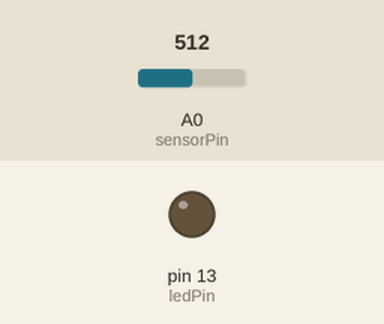
Simulated run of this sketch. Board: Arduino Uno, built with avr-gcc and run on an emulated ATmega328P. On the bench: output pins drawn as LEDs (lit = HIGH). The test bench sets the inputs (shaded band); at power-on: A0 (sensorPin) = 512.

Above: at 1.2 s.
1.3 s: A0 (sensorPin) set to 424
2.8 s: A0 (sensorPin) set to 397
At 3.5 s:
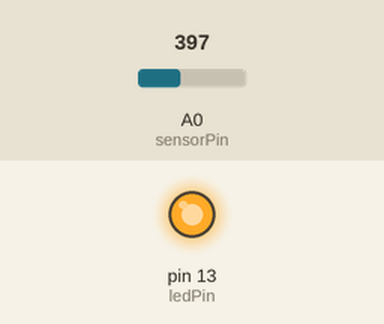
4.3 s: A0 (sensorPin) set to 598
5.8 s: A0 (sensorPin) set to 624
At 7.0 s:
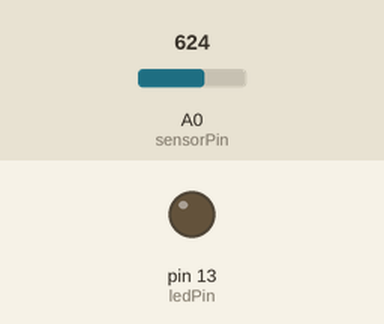
7.3 s: A0 (sensorPin) set to 306
At 8.3 s:
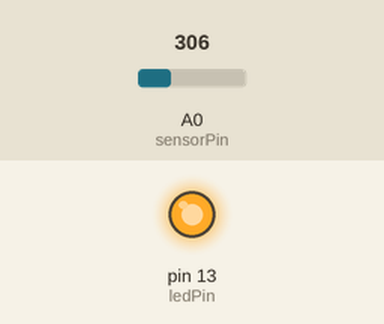
Timing chart, 0 to 9.8 s (numbered marks = the images above; inputs shaded):
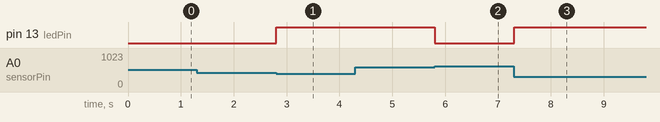

The sketch:

SetPoint.ino
```cpp
#include "SetPoint.h"

int threshold = 511;
int hysteresis = 102;
int sensorPin = 0;
int ledPin = 13;

SetPoint setPoint;

void setup() {
  pinMode(ledPin, OUTPUT);

  setPoint.init(threshold, hysteresis);

  setPoint.attach(RISING_EDGE, onBrightenUp);
  setPoint.attach(FALLING_EDGE, onDarkenUp);
}

void loop() {
  int value = analogRead(sensorPin);
  setPoint.update(value);

  delay(100);
}

void onBrightenUp() {
  digitalWrite(ledPin, LOW);
}

void onDarkenUp() {
  digitalWrite(ledPin, HIGH);
}
```

SetPoint.cpp
```cpp
#include <string.h>
#include "SetPoint.h"

SetPoint::SetPoint() {
  _threshold = 0;
  _hysteresis = 0;
  _lastState = -1;
  _risingEdgeEventHandler = NULL;
  _fallingEdgeEventHandler = NULL;
}

void SetPoint::init(int threshold, int hysteresis) {
  _threshold = threshold;
  _hysteresis = hysteresis;
}

void SetPoint::attach(int command, eventHandlerFunction eventHandler) {
  switch (command) {
    case RISING_EDGE:
      _risingEdgeEventHandler = eventHandler;
      break;
    case FALLING_EDGE:
      _fallingEdgeEventHandler = eventHandler;
      break;
  }
}

void SetPoint::update(int value) {
  int state = _lastState;

  if (value < (_threshold - _hysteresis)) {
    state = 0;
  } else if (value > (_threshold + _hysteresis)) {
    state = 1;
  } else {
    ;
  }

  if ((_lastState == 0) && (state != 0)) {
    if (_risingEdgeEventHandler != NULL) {
      (*_risingEdgeEventHandler)();
    }
  } else if ((_lastState != 0) && (state == 0)) {
    if (_fallingEdgeEventHandler != NULL) {
      (*_fallingEdgeEventHandler)();
    }
  } else {
    ;
  }
  _lastState = state;
}
```

SetPoint.h
```cpp
#ifndef SET_POINT_H
#define SET_POINT_H

#define RISING_EDGE  0
#define FALLING_EDGE 1

extern "C" {
  typedef void (*eventHandlerFunction)(void);
}

class SetPoint {
  public:
    SetPoint(void);
    void init(int threshold, int hysteresis);
    void attach(int command, eventHandlerFunction eventHandler);
    void update(int value);

  private:
    int _threshold;
    int _hysteresis;
    int _lastState;
    eventHandlerFunction _risingEdgeEventHandler;
    eventHandlerFunction _fallingEdgeEventHandler;
};

#endif
```

Measured:
- the behaviour switches between 409 and 408 on A0 (sensorPin) (found by bisection; images 0 and 1)
- the behaviour switches between 613 and 614 on A0 (sensorPin) (found by bisection; images 1 and 2)
- after the input at 1.3 s, every drawn part: stays the same
- after the input at 2.8 s, pin 13 (ledPin): LOW → HIGH at once
- after the input at 4.3 s, every drawn part: stays the same
- after the input at 5.8 s, pin 13 (ledPin): HIGH → LOW at once
- after the input at 7.3 s, pin 13 (ledPin): LOW → HIGH at once
